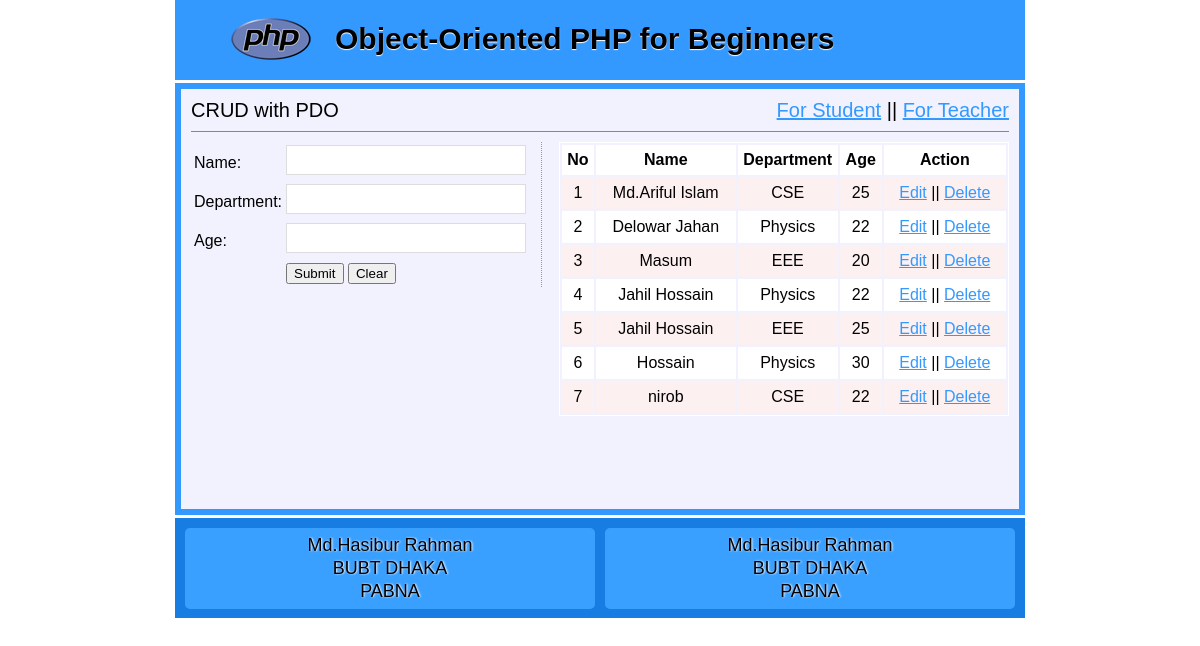
The page / on the database its author committed.
### tables this page shows
CREATE TABLE `tbl_student` (
  `id` int(11) NOT NULL,
  `name` varchar(50) NOT NULL,
  `dep` varchar(50) NOT NULL,
  `age` int(11) NOT NULL
);

### classes/Main.php (called while the page is built, shortened)
<?php
include "DB.php";
 abstract class Main{
	 protected $table;
	 public function readAll(){
		 $sql="SELECT * FROM $this->table";
         $stmt=DB::prepare($sql);
		 $stmt->execute();
		 return $stmt->fetchAll();
	 }
  }
?>

### classes/DB.php (called while the page is built, shortened)
<?php
  class DB{
	  private static $pdo;
	  public static function connection(){
		  if(!isset(self::$pdo)){
			  try{
				  self::$pdo=new PDO('mysql:host='.DB_HOST.';
				  dbname='.DB_NAME,DB_USER,DB_PASS);
		  }catch (PDOException $e){
			  echo $e->getMessage();
		  }
		  }
		  return self::$pdo;
	  }
	  public static function prepare($sql){
		  return self::connection()->prepare($sql);
	  }
  }
?>

### index.php (the view, shortened to what this page needs)
<?php
include "inc/header.php";
?>
<section class="mainleft">
<?php
 $user = new Student();
 if( isset($_GET['action']) && $_GET['action'] == 'update'){
	 $id = (int)$_GET['id'];
	 $result=$user->readById($id);
?>
<form action="" method="post">
 <table>
 <input type="hidden" name="id" value="<?php echo $result['id'];?>"/>
    <tr>
        <td>Name: </td>
        <td><input type="text" name="name" value="<?php echo $result['name'];?>"required="1"/></td>
    </tr>
    <tr>
       <td>Department: </td>
        <td><input type="text" name="dep" value="<?php echo $result['dep'];?>"required="1"/></td>
    </tr>
    <tr>
      <td>Age: </td>
        <td><input type="text" name="age" value="<?php echo $result['age'];?>"required="1"/></td>
    </tr>
    <tr>
      <td></td>
        <td>
        <input type="submit" name="update" value="Submit"/>
      </td>
    </tr>
  </table>
</form>
 <?php } else {?>
<form action="" method="post">
 <table>
    <tr>
        <td>Name: </td>
        <td><input type="text" name="name" required="1"/></td>
    </tr>
    <tr>
       <td>Department: </td>
        <td><input type="text" name="dep" required="1"/></td>
    </tr>
    <tr>
      <td>Age: </td>
        <td><input type="text" name="age" required="1"/></td>
    </tr>
    <tr>
      <td></td>
        <td>
        <input type="submit" name="create" value="Submit"/>
        <input type="reset" value="Clear"/>
        </td>
    </tr>
  </table>
</form>
 <?php }?>
</section>
<section class="mainright">
  <table class="tblone">
    <tr>
        <th>No</th>
        <th>Name</th>
        <th>Department</th>
        <th>Age</th>
        <th>Action</th>
    </tr>
<?php
 $i=0;
   foreach ($user->readAll() as $key => $value){
    $i++;
?>
    <tr>
        <td><?php echo $i; ?></td>
        <td><?php echo $value['name'];?></td>
        <td><?php echo $value['dep'];?></td>
        <td><?php echo $value['age'];?></td>
        <td>
		<?php echo "<a href='index.php?action=update&id=".$value['id']."'>Edit</a>";?> ||
        <?php echo "<a href='index.php?action=delete&id=".$value['id']."'onClick='return
		 confirm(\"Are you sure to Delete Data...\")'>Delete</a>";?>
        </td>
    </tr>
 <?php } ?>
  </table>
</section>
<?php
include "inc/footer.php";
?>

### inc/header.php (shortened to what this page needs)
<!DOCTYPE HTML>
<html>
<head>
</head>
<body>
  <header class="headeroption">
    <h2>Object-Oriented PHP for Beginners</h2>
  </header>
<div class="content">
<section class="subject">
<p>CRUD with PDO <span style="float:right"><a href="index.php">For Student</a> ||
 <a href="teacher.php">For Teacher</a></span><p>
</section>

### inc/footer.php
</div>
  <footer class="footeroption">
	  <section class="footerone">
	  <p>Md.Hasibur Rahman</p>
	  <p>BUBT DHAKA</p>
		  <p>PABNA</p>
	  </section>
	  <section class="footerone">
		  <p>Md.Hasibur Rahman</p>
		  <p>BUBT DHAKA</p>
		  <p>PABNA</p>
	  </section>
  </footer>
</body>
</html>

### inc/header.php (style rules this page uses)
body { font-family: arial;font-size: 15px;line-height: 18px;margin: 0 auto;width: 850px; }
a { color:#3399FF; }
.headeroption { background: #3399ff url("img/php.png") no-repeat scroll 56px 18px;height: 80px;overflow: hidden;padding-left: 160px; }
.headeroption h2 { color: #000;font-size: 30px;padding-top: 5px;text-shadow: 0 1px 1px #fff; }
.content { background: #f2f2ff;border: 6px solid #3399ff;font-size: 16px;line-height: 22px;margin-bottom: 3px;margin-top: 3px;min-height: 400px;overflow: hidden;padding: 10px; }
.subject { border-bottom: 1px solid #3399ff;font-size: 20px;margin-bottom: 10px;padding-bottom: 10px; }
.subject p { margin:0; }
.mainleft { border-right: 1px dotted #999;float: left;margin-right: 16px;width: 350px; }
.mainright { float:right;width:450px; }
.tblone { width:100%;border:1px solid #fff; }
.tblone td { padding:5px 10px;text-align:center; }
table.tblone tr:nth-child(2n+1) { background:#fff;height:30px; }
table.tblone tr:nth-child(2n) { background:#fdf0f1 none repeat scroll 0 0;height:30px; }
input[type="text"] { border:1px solid #ddd;margin-bottom:5px;padding:5px;width:228px;font-size:16px }
input[type="submit"] { cursor: pointer }
.footeroption { height:90px;background:#177de3;overflow:hidden;padding-top:10px;overflow: hidden; }
.footerone { background: #3aa0ff;border-radius: 5px;float: left;font-size: 18px;line-height: 23px;margin-left: 10px;padding: 6px 10px;text-align: center;text-shadow: 1px 0 2px #fff;width: 390px;overflow: hidden; }
.footerone p { margin:0; }

### rows shown on the page
tbl_student: name "Md.Ariful Islam", dep "CSE", age "25"
tbl_student: name "Delowar Jahan", dep "Physics", age "22"
tbl_student: name "Masum", dep "EEE", age "20"
tbl_student: name "Jahil Hossain", dep "Physics", age "22"
tbl_student: name "Jahil Hossain", dep "EEE", age "25"
tbl_student: name "Hossain", dep "Physics", age "30"
tbl_student: name "nirob", dep "CSE", age "22"
